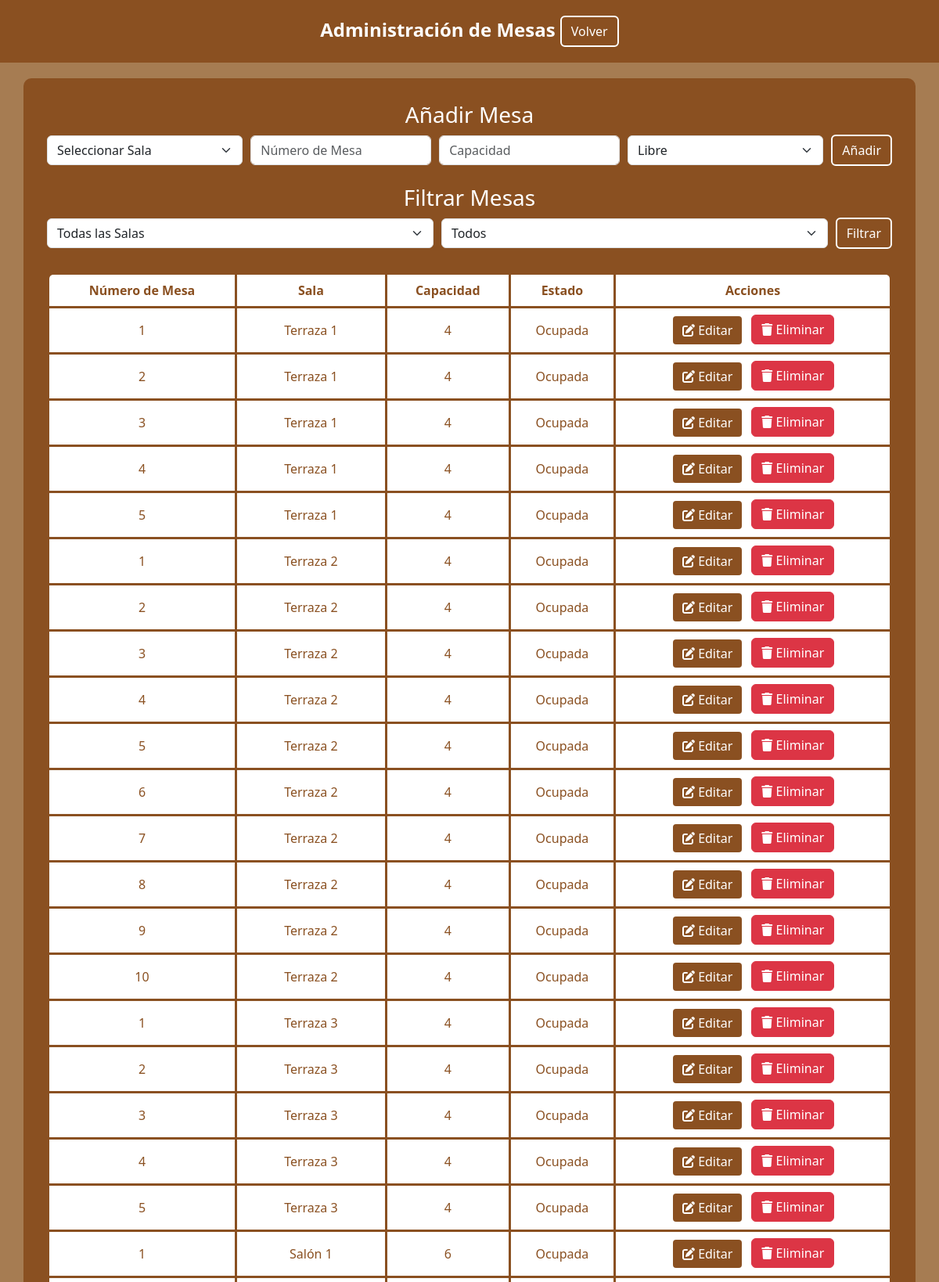
Screenshot of /admin/gestionEdicion/crudMesas.php (signed in, upper part) with the database file from the repository.
### tables this page shows
CREATE TABLE tbl_tables (
    table_id INT PRIMARY KEY AUTO_INCREMENT,
    room_id INT NOT NULL,
    table_number INT NOT NULL,
    capacity INT NOT NULL,
    status ENUM('free', 'occupied') DEFAULT 'free',   
    FOREIGN KEY (room_id) REFERENCES tbl_rooms(room_id) ON DELETE CASCADE
);

CREATE TABLE tbl_rooms (
    room_id INT PRIMARY KEY AUTO_INCREMENT,
    name_rooms VARCHAR(50) NOT NULL,
    capacity INT NOT NULL,
    description TEXT,
    image_url VARCHAR(255)   
);

### admin/gestionEdicion/crudMesas.php (the view, shortened to what this page needs)
<?php
include_once('../../conexion/conexion.php');
$params = [];
$whereSql = '';
$whereSql = ltrim($whereSql, " AND");
$whereSql = $whereSql ? "WHERE " . $whereSql : "";
$sqlMesas = "
    SELECT tbl_tables.table_id, tbl_tables.table_number, tbl_rooms.name_rooms AS room_name, tbl_tables.capacity, tbl_tables.status
    FROM tbl_tables
    INNER JOIN tbl_rooms ON tbl_tables.room_id = tbl_rooms.room_id
    $whereSql
";
$stmtMesas = $conexion->prepare($sqlMesas);
$stmtMesas->execute($params);
?>
<!DOCTYPE html>
<html lang="es">
<head>
    <link href="https://cdn.jsdelivr.net/npm/bootstrap@5.3.3/dist/css/bootstrap.min.css" rel="stylesheet">
    <link href="https://cdnjs.cloudflare.com/ajax/libs/font-awesome/6.0.0-beta3/css/all.min.css" rel="stylesheet">
</head>
<body>
    <div class="top-bar">
        Administración de Mesas
        <a href="../principalAdmin.php" class="btn btn-primary">Volver</a>
    </div>
    <div class="container">
        <div>
            <h3>Añadir Mesa</h3>
            <form class="form-inline" method="POST">
                <select name="room_id" class="form-select">
                    <option value="" disabled selected>Seleccionar Sala</option>
                </select>
                <input type="number" name="table_number" class="form-control" placeholder="Número de Mesa">
                <input type="number" name="capacity" class="form-control" placeholder="Capacidad">
                <select name="status" class="form-select">
                    <option value="free">Libre</option>
                </select>
                <button type="submit" class="btn btn-primary">Añadir</button>
            </form>
        </div>
        <div class="mt-4">
            <h3>Filtrar Mesas</h3>
            <form class="form-inline" method="POST">
                <select name="sala" class="form-select">
                    <option value="">Todas las Salas</option>
                </select>
                <select name="estado" class="form-select">
                    <option value="">Todos</option>
                </select>
                <button type="submit" class="btn btn-warning">Filtrar</button>
            </form>
        </div>
        <div>
            <table class="table">
                <thead>
                    <tr>
                        <th>Número de Mesa</th>
                        <th>Sala</th>
                        <th>Capacidad</th>
                        <th>Estado</th>
                        <th>Acciones</th>
                    </tr>
                </thead>
                <tbody>
                    <?php if ($stmtMesas->rowCount() > 0) {
                        while ($mesa = $stmtMesas->fetch()) { ?>
                            <tr>
                                <td><?= htmlspecialchars($mesa['table_number']); ?></td>
                                <td><?= htmlspecialchars($mesa['room_name']); ?></td>
                                <td><?= htmlspecialchars($mesa['capacity']); ?></td>
                                <td><?= $mesa['status'] === 'free' ? 'Libre' : 'Ocupada'; ?></td>
                                <td>
                                    <div style="display: flex; gap: 10px; justify-content: center;">
                                        <a href="editarMesa.php?table_id=<?= htmlspecialchars($mesa['table_id']); ?>" class="btn btn-warning">
                                            <i class="fas fa-edit"></i> Editar
                                        </a>
                                        <form action="eliminarMesa.php" method="POST" onsubmit="return confirm('¿Estás seguro de eliminar esta mesa?');">
                                            <button type="submit" class="btn btn-danger"><i class="fas fa-trash"></i> Eliminar</button>
                                        </form>
                                    </div>
                                </td>
                            </tr>
                        <?php }
                    } else { ?>
                        <tr><td colspan="5">No se encontraron mesas.</td></tr>
                    <?php } ?>
                </tbody>
            </table>
        </div>
    </div>
</body>
</html>

### admin/gestionEdicion/crudMesas.php (style rules this page uses)
body { background-color: #a67c52; }
.top-bar { background-color: #8A5021; padding: 20px; margin-bottom: 20px; text-align: center; color: white; font-size: 1.5rem; font-weight: bold; }
.container { padding: 30px; margin-top: 20px; background-color: #8A5021; border-radius: 10px; color: white; }
h1, h3 { text-align: center; }
.form-inline { display: flex; align-items: center; justify-content: flex-start; flex-wrap: nowrap; gap: 10px; }
.btn-primary, .btn-warning { background-color: #8A5021; color: white; border: 2px solid white; }
.table { margin-top: 30px; border-radius: 8px; border: 3px solid #8A5021; overflow: hidden; }
.table th, .table td { text-align: center; vertical-align: middle; color: #8A5021; border: 3px solid #8A5021; }
.table thead { background-color: #6c3e18; color: white; }
.table tbody { background-color: #8A5021; }

### rows the page displays
tbl_tables: table_number "1", room.name_rooms "Terraza 1", capacity "4", status "Ocupada"
tbl_tables: table_number "2", room.name_rooms "Terraza 1", capacity "4", status "Ocupada"
tbl_tables: table_number "3", room.name_rooms "Terraza 1", capacity "4", status "Ocupada"
tbl_tables: table_number "4", room.name_rooms "Terraza 1", capacity "4", status "Ocupada"
tbl_tables: table_number "5", room.name_rooms "Terraza 1", capacity "4", status "Ocupada"
tbl_tables: table_number "1", room.name_rooms "Terraza 2", capacity "4", status "Ocupada"
tbl_tables: table_number "2", room.name_rooms "Terraza 2", capacity "4", status "Ocupada"
tbl_tables: table_number "3", room.name_rooms "Terraza 2", capacity "4", status "Ocupada"
tbl_tables: table_number "4", room.name_rooms "Terraza 2", capacity "4", status "Ocupada"
tbl_tables: table_number "5", room.name_rooms "Terraza 2", capacity "4", status "Ocupada"
tbl_tables: table_number "6", room.name_rooms "Terraza 2", capacity "4", status "Ocupada"
tbl_tables: table_number "7", room.name_rooms "Terraza 2", capacity "4", status "Ocupada"
tbl_tables: table_number "8", room.name_rooms "Terraza 2", capacity "4", status "Ocupada"
tbl_tables: table_number "9", room.name_rooms "Terraza 2", capacity "4", status "Ocupada"
tbl_tables: table_number "10", room.name_rooms "Terraza 2", capacity "4", status "Ocupada"
tbl_tables: table_number "1", room.name_rooms "Terraza 3", capacity "4", status "Ocupada"
tbl_tables: table_number "2", room.name_rooms "Terraza 3", capacity "4", status "Ocupada"
tbl_tables: table_number "3", room.name_rooms "Terraza 3", capacity "4", status "Ocupada"
tbl_tables: table_number "4", room.name_rooms "Terraza 3", capacity "4", status "Ocupada"
tbl_tables: table_number "5", room.name_rooms "Terraza 3", capacity "4", status "Ocupada"
tbl_tables: table_number "1", room.name_rooms "Salón 1", capacity "6", status "Ocupada"
